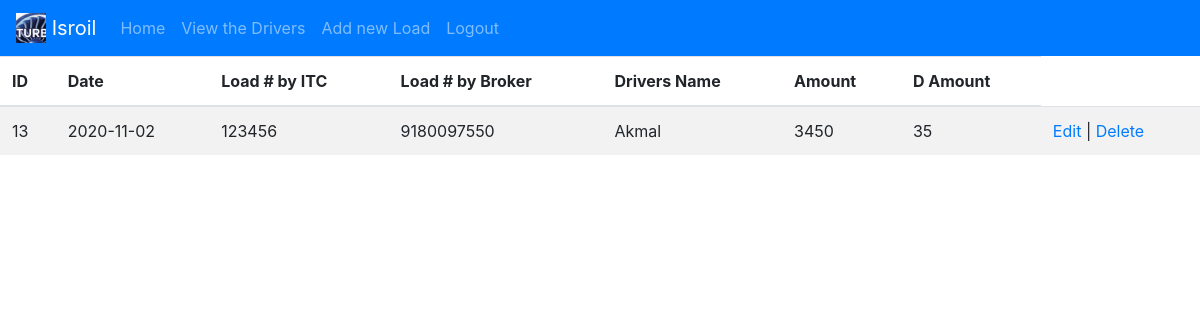
The app's page /dispatchers/view_d.php?id=4&name=Isroil (signed in) with its own data.
### tables this page shows
CREATE TABLE `loads` (
  `id` int(3) NOT NULL,
  `sana` varchar(20) NOT NULL,
  `load_itc` varchar(20) NOT NULL,
  `drivers_name` varchar(50) NOT NULL,
  `amount` decimal(6,0) NOT NULL,
  `amount_d` decimal(6,0) NOT NULL,
  `login_id` int(5) NOT NULL,
  `load_broker` varchar(50) NOT NULL
);

### dispatchers/view_d.php (the view, shortened to what this page needs)
<?php
$id = $_GET['id'];
$name=$_GET['name'];
?>
<?php
include_once("../connection.php");
 $admin = mysqli_query($mysqli, "SELECT * FROM login where id=".$_SESSION['id']."");
 $admin_n=mysqli_fetch_array($admin);
 $ad = $admin_n['admin'];
 if ($ad === '1') {
   $result = mysqli_query($mysqli, "SELECT * FROM loads where login_id=$id  ORDER BY id ASC");
 }
?>
<!doctype html>
<html lang="en">
  <head>
    <link rel="stylesheet" href="https://cdn.jsdelivr.net/npm/bootstrap@4.5.3/dist/css/bootstrap.min.css">
  </head>
  <body>
      <nav class="navbar navbar-expand-lg navbar-dark bg-primary">
  <a class="navbar-brand" href="#">
  <img src="../images/logo.jpg" width="30" height="30" class="d-inline-block align-top" alt="" loading="lazy">
<?php echo $name;?>
  </a>
  <div class="collapse navbar-collapse" id="navbarNavAltMarkup">
    <div class="navbar-nav">
      <a class="nav-link" href="../index.php">Home</a>
      <a class="nav-link" href="../view.php ">View the Drivers</a>
      <a class="nav-link" href="add.html">Add new Load</a>
      <a class="nav-link" href="../logout.php">Logout</a>
    </div>
  </div>
</nav>
<table class="table table-striped">
  <thead>
    <tr>
      <th scope="col">ID</th>
      <th scope="col">Date</th>
      <th scope="col">Load # by ITC</th>
      <th scope="col">Load # by Broker</th>
      <th scope="col">Drivers Name</th>
      <th scope="col">Amount</th>
      <th scope="col">D Amount</th>
    </tr>
    </thead>
  <tbody>
    <?php
if ($result) {
    if($result->num_rows === 0)
    {
        echo 'No Data';
    }
    else
    {
        while($res = mysqli_fetch_array($result)) {
          echo "<tr>";
          echo "<td>".$res['id']."</td>";
       echo "<td>".$res['sana']."</td>";
          echo "<td>".$res['load_itc']."</td>";
          echo "<td>".$res['load_broker']."</td>";
          echo "<td>".$res['drivers_name']."</td>";
          echo "<td>".$res['amount']."</td>";
          echo "<td>".$res['amount_d']."</td>";	echo "<td><a href=\"edit.php?id=$res[id]\">Edit</a> | <a href=\"delete.php?id=$res[id]\" onClick=\"return confirm('Are you sure you want to delete?')\">Delete</a></td>";
        }
    }
}
		?>
    </tbody>
</table>
  </body>
</html>

### records on screen
loads: id "13", sana "2020-11-02", load_itc "123456", load_broker "9180097550", drivers_name "Akmal", amount "3450", amount_d "35"

### other values on screen
$name "Isroil"
